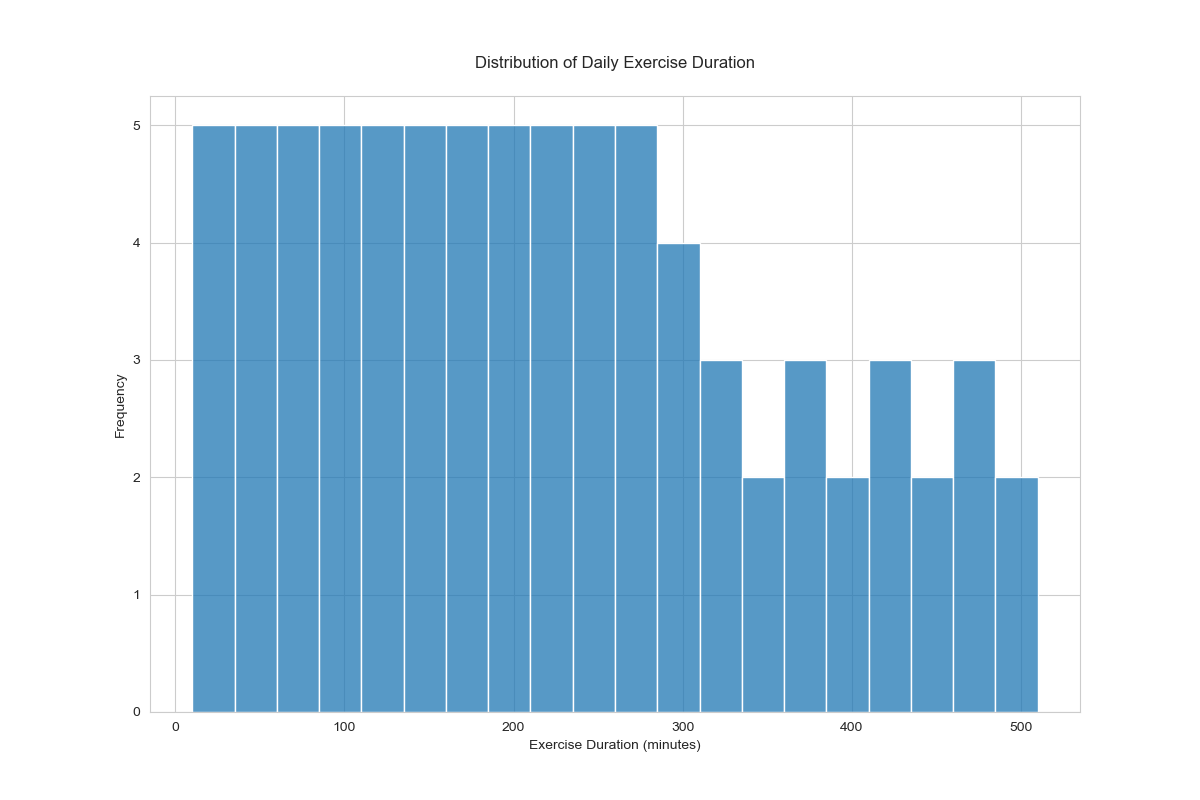

Recreate this plot in Python.

import seaborn as sns
import matplotlib.pyplot as plt
import pandas as pd

# Data
data = {
    "Exercise_Duration": [
        10, 15, 20, 25, 30, 35, 40, 45, 50, 55, 60, 65, 70, 75, 80, 85, 90, 95, 100, 105, 
        110, 115, 120, 125, 130, 135, 140, 145, 150, 155, 160, 165, 170, 175, 180, 185, 
        190, 195, 200, 205, 210, 215, 220, 225, 230, 235, 240, 245, 250, 255, 260, 265, 
        270, 275, 280, 285, 290, 295, 300, 310, 320, 330, 340, 350, 360, 370, 380, 390, 
        400, 410, 420, 430, 440, 450, 460, 470, 480, 490, 500
    ]
}

# Create DataFrame
df = pd.DataFrame(data)

# Set the size of the plot
plt.figure(figsize=(12, 8))

# Create a histogram with specified bin width, color, and other properties
sns.histplot(df['Exercise_Duration'], bins=20, color='#1f77b4', kde=False, binwidth=25, orientation='vertical')

# Set title and labels for the plot
plt.title("Distribution of Daily Exercise Duration", pad=20)
plt.xlabel("Exercise Duration (minutes)")
plt.ylabel("Frequency")

# Show the plot
plt.show()
